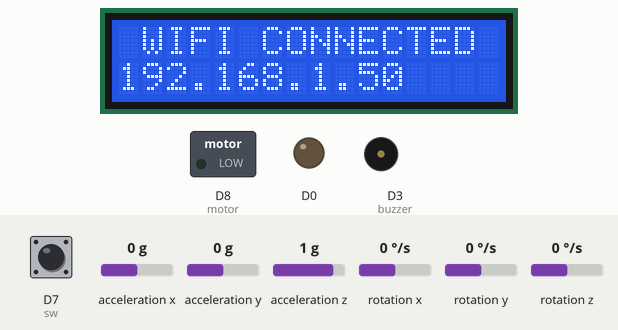
A sketch run on a simulated ESP8266 (NodeMCU). On the bench: 16×2 character LCD, switched loads named in the sketch (green lamp = pin HIGH), output pins drawn as LEDs (lit = HIGH), buzzer (waves = sounding, pin HIGH). Wiring (inferred from the names in the program): MPU-6050 motion sensor at I2C address 0x68. The test bench sets the inputs (shaded band); at power-on: D7 (sw) HIGH, acceleration x 0 g, acceleration y 0 g, acceleration z 1 g, rotation x 0 °/s, rotation y 0 °/s, rotation z 0 °/s. WiFi joins after 1.5 s; servers stay silent unless stated; what the sketch prints to the serial monitor is not drawn.

Above: at 4.3 s.
At 6.4 s:
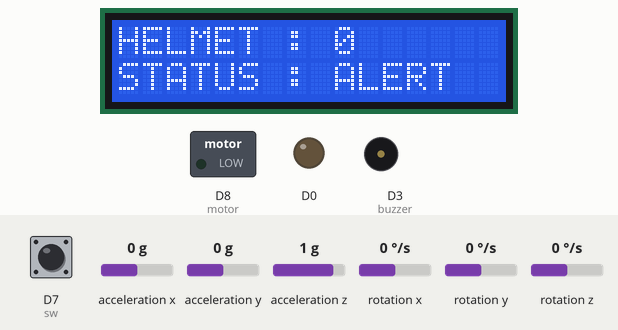
6.5 s: D7 (sw) pulled LOW for 3 s
At 7.6 s:
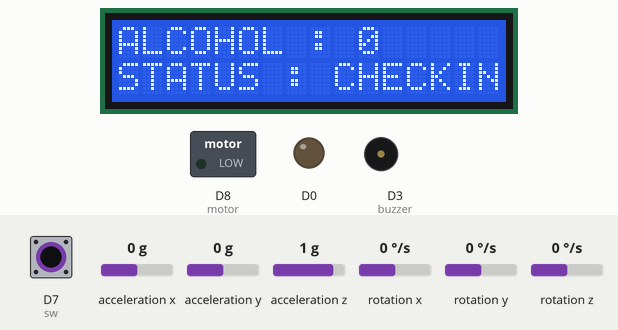
At 11.1 s:
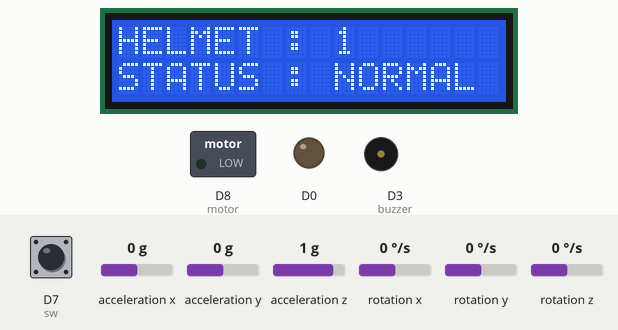
Timing chart, 0 to 22.4 s (numbered marks = the images above; inputs shaded):
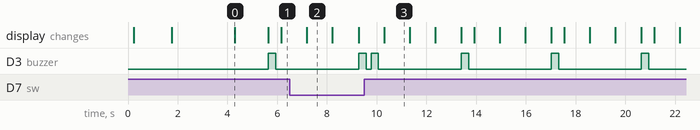

The sketch:

A02_IOT_BASED_SMART_HELMET_WITH_ACCIDENT_DETECTION.ino
```cpp
#define BLYNK_TEMPLATE_ID "TMPL3KcNncHUt"
#define BLYNK_TEMPLATE_NAME "SMART HELMET"
#define BLYNK_AUTH_TOKEN "rn2KW2BzfwRma3yNC5ef8jCAmsWw18p5"

#ifdef ESP32
  #include <WiFi.h>
  #include <BlynkSimpleEsp32.h>
#else
  #include <ESP8266WiFi.h>
  #include <BlynkSimpleEsp8266.h>
#endif

#define BLYNK_PRINT Serial

char auth[] = "rn2KW2BzfwRma3yNC5ef8jCAmsWw18p5";    // authuntifaction id
char ssid[] = "project02";   //wifi name
char pass[] = "project02";   //wifi password

#include <TinyGPS++.h>
TinyGPSPlus gps;
#include<SoftwareSerial.h>
SoftwareSerial gpsSerial(D5,D6);
float latitude,longitude;

#include<LiquidCrystal_I2C.h>
LiquidCrystal_I2C lcd(0x27,16,2);

#include <Wire.h>

// MPU6050 Slave Device Address
const uint8_t MPU6050SlaveAddress = 0x68;

// Select SDA and SCL pins for I2C communication
const uint8_t scl = D1;
const uint8_t sda = D2;

// sensitivity scale factor respective to full scale setting provided in datasheet
const uint16_t AccelScaleFactor = 16384;
const uint16_t GyroScaleFactor = 131;

// MPU6050 few configuration register addresses
const uint8_t MPU6050_REGISTER_SMPLRT_DIV   =  0x19;
const uint8_t MPU6050_REGISTER_USER_CTRL    =  0x6A;
const uint8_t MPU6050_REGISTER_PWR_MGMT_1   =  0x6B;
const uint8_t MPU6050_REGISTER_PWR_MGMT_2   =  0x6C;
const uint8_t MPU6050_REGISTER_CONFIG       =  0x1A;
const uint8_t MPU6050_REGISTER_GYRO_CONFIG  =  0x1B;
const uint8_t MPU6050_REGISTER_ACCEL_CONFIG =  0x1C;
const uint8_t MPU6050_REGISTER_FIFO_EN      =  0x23;
const uint8_t MPU6050_REGISTER_INT_ENABLE   =  0x38;
const uint8_t MPU6050_REGISTER_ACCEL_XOUT_H =  0x3B;
const uint8_t MPU6050_REGISTER_SIGNAL_PATH_RESET  = 0x68;

int16_t AccelX, AccelY, AccelZ, Temperature, GyroX, GyroY, GyroZ;
double Ax, Ay, Az, T, Gx, Gy, Gz;

int a=0;
int b=0;
int c=0;
int d=0;

#define buzzer D3
#define motor D8

#define sw D7
int sw_sense;
String helmet_status="NORMAL";

#define gas A0
int gas_sense;
String gas_status="CHECKING";

String status="CHECKING";

void beep()
{
  digitalWrite(buzzer,HIGH);delay(300);digitalWrite(buzzer,LOW);delay(200);
}
void setup()
{
  Serial.begin(9600);
  gpsSerial.begin(9600);

  lcd.init();
  lcd.backlight();

  pinMode(gas,INPUT);

  pinMode(sw,INPUT_PULLUP);

  pinMode(buzzer,OUTPUT);
  pinMode(motor,OUTPUT);
  digitalWrite(buzzer,LOW);
  digitalWrite(motor,LOW);

  pinMode(D0,OUTPUT);
  digitalWrite(D0,LOW);

  Wire.begin(sda, scl);
  MPU6050_Init();

  lcd.clear();
  lcd.print("   ** READY **  ");
  delay(1500);

  lcd.clear();
  lcd.print("CONNECTING TO...");
  lcd.setCursor(0,1);
  lcd.print(ssid);
  delay(500);

  WiFi.mode(WIFI_STA);
  WiFi.begin(ssid, pass);

  while(WiFi.status() != WL_CONNECTED)
  {
    delay(1000);
    Serial.println("Connecting to WiFi..");
  }
  Serial.println(WiFi.localIP());

  Blynk.config(auth);

  lcd.clear();
  lcd.print(" WIFI CONNECTED ");
  lcd.setCursor(0,1);
  lcd.print(WiFi.localIP());
  delay(1000);
}

void loop()
{
  Blynk.run();

  d=d+1;

  Read_RawValue(MPU6050SlaveAddress, MPU6050_REGISTER_ACCEL_XOUT_H);

  //divide each with their sensitivity scale factor
  Ax = (double)AccelX/AccelScaleFactor;
  Ay = (double)AccelY/AccelScaleFactor;
  Az = (double)AccelZ/AccelScaleFactor;
  T = (double)Temperature/340+36.53; //temperature formula
  Gx = (double)GyroX/GyroScaleFactor;
  Gy = (double)GyroY/GyroScaleFactor;
  Gz = (double)GyroZ/GyroScaleFactor;

  Serial.print("Ax: "); Serial.print(Ax);
  Serial.print(" Ay: "); Serial.print(Ay);
  Serial.print(" Az: "); Serial.print(Az);
  Serial.print(" T: "); Serial.print(T);
  Serial.print(" Gx: "); Serial.print(Gx);
  Serial.print(" Gy: "); Serial.print(Gy);
  Serial.print(" Gz: "); Serial.println(Gz);

  sw_sense=digitalRead(sw);
  sw_sense=1-sw_sense;
  Serial.print("SW : "); Serial.println(sw_sense);

  if(sw_sense==0)
  {
    b=0;
    helmet_alert();
  }
  else
  {
    helmet_normal();
  }

  if(d==20)
  {
    d=0;
    Blynk.virtualWrite(V0,gas_sense);
  }

  if(c==2)
  {
    Blynk.logEvent("helmet_alert");
  }

  if(b==2)
  {
    Blynk.logEvent("alcohol_alert");
    Blynk.virtualWrite(V0,gas_sense);
  }
  Serial.print("B : ");Serial.println(b);

  if(a==1)
  {
    Blynk.logEvent("fall_alert");
    Blynk.virtualWrite(V0,gas_sense);
  }

  lcd.clear();
  lcd.print("HELMET : ");lcd.print(sw_sense);
  lcd.setCursor(0,1);
  lcd.print("STATUS : ");lcd.print(helmet_status);
  digitalWrite(D0,LOW);delay(300);digitalWrite(D0,LOW);delay(200);
  digitalWrite(D0,LOW);delay(300);digitalWrite(D0,LOW);delay(200);
  lcd.clear();
  lcd.print("ALCOHOL : ");lcd.print(gas_sense);
  lcd.setCursor(0,1);
  lcd.print("STATUS : ");lcd.print(gas_status);
  digitalWrite(D0,LOW);delay(300);digitalWrite(D0,LOW);delay(200);
  digitalWrite(D0,LOW);delay(300);digitalWrite(D0,LOW);delay(200);
  lcd.clear();
  lcd.print("TEMP : ");lcd.print(T-10);
  lcd.setCursor(0,1);
  lcd.print("STATUS : ");lcd.print(status);
  digitalWrite(D0,LOW);delay(300);digitalWrite(D0,LOW);delay(200);
  digitalWrite(D0,LOW);delay(300);digitalWrite(D0,LOW);delay(200);
}
void helmet_alert()
{
  helmet_status="ALERT";

  c=c+1;
  if(c>=10)
  {
    c=10;
  }

  digitalWrite(motor,LOW);

  lcd.clear();
  lcd.print(" *** ALERT *** ");
  lcd.setCursor(0,1);
  lcd.print("  WEAR HELMET  ");
  beep();
}
void helmet_normal()
{
  helmet_status="NORMAL";
  c=0;
  alcohol_loop();
}
void alcohol_loop()
{
  gas_sense=analogRead(gas);
  gas_sense=map(gas_sense,0,1023,0,100);
  Serial.print("GAS : "); Serial.println(gas_sense);

  if(gas_sense >= 35)
  {
    status="ALERT";
    gas_status="ALERT";
    digitalWrite(motor,LOW);

    lcd.clear();
    lcd.print(" *** ALERT *** ");
    lcd.setCursor(0,1);
    lcd.print("ALCOHOL DETECTED");
    beep();
    beep();

    b=b+1;

    if(b>=10)
    {
      b=10;
    }
  }
  else
  {
    gas_status="NORMAL";
    b=0;
    accident_loop();
  }
}
void location_data()
{
  if(gpsSerial.available() > 0)
  {
    if (gps.encode(gpsSerial.read()))
    {
      if (gps.location.isValid())
      {
        latitude = gps.location.lat();
        longitude = gps.location.lng();
      }
    }
  }
}
void I2C_Write(uint8_t deviceAddress, uint8_t regAddress, uint8_t data){
  Wire.beginTransmission(deviceAddress);
  Wire.write(regAddress);
  Wire.write(data);
  Wire.endTransmission();
}

// read all 14 register
void Read_RawValue(uint8_t deviceAddress, uint8_t regAddress){
  Wire.beginTransmission(deviceAddress);
  Wire.write(regAddress);
  Wire.endTransmission();
  Wire.requestFrom(deviceAddress, (uint8_t)14);
  AccelX = (((int16_t)Wire.read()<<8) | Wire.read());
  AccelY = (((int16_t)Wire.read()<<8) | Wire.read());
  AccelZ = (((int16_t)Wire.read()<<8) | Wire.read());
  Temperature = (((int16_t)Wire.read()<<8) | Wire.read());
  GyroX = (((int16_t)Wire.read()<<8) | Wire.read());
  GyroY = (((int16_t)Wire.read()<<8) | Wire.read());
  GyroZ = (((int16_t)Wire.read()<<8) | Wire.read());
}

//configure MPU6050
void MPU6050_Init(){
  delay(150);
  I2C_Write(MPU6050SlaveAddress, MPU6050_REGISTER_SMPLRT_DIV, 0x07);
  I2C_Write(MPU6050SlaveAddress, MPU6050_REGISTER_PWR_MGMT_1, 0x01);
  I2C_Write(MPU6050SlaveAddress, MPU6050_REGISTER_PWR_MGMT_2, 0x00);
  I2C_Write(MPU6050SlaveAddress, MPU6050_REGISTER_CONFIG, 0x00);
  I2C_Write(MPU6050SlaveAddress, MPU6050_REGISTER_GYRO_CONFIG, 0x00);//set +/-250 degree/second full scale
  I2C_Write(MPU6050SlaveAddress, MPU6050_REGISTER_ACCEL_CONFIG, 0x00);// set +/- 2g full scale
  I2C_Write(MPU6050SlaveAddress, MPU6050_REGISTER_FIFO_EN, 0x00);
  I2C_Write(MPU6050SlaveAddress, MPU6050_REGISTER_INT_ENABLE, 0x01);
  I2C_Write(MPU6050SlaveAddress, MPU6050_REGISTER_SIGNAL_PATH_RESET, 0x00);
  I2C_Write(MPU6050SlaveAddress, MPU6050_REGISTER_USER_CTRL, 0x00);
}
void accident_loop()
{
  if(Ax >= 0.55  || Ax <= -0.55 || Ay >= 0.55 || Ay <= -0.55)
  {
    status="ALERT";
    a=a+1;

    if(a>=10)
    {
      a=10;
    }
    Serial.println("ALERT");
    digitalWrite(buzzer,HIGH);
    digitalWrite(motor,LOW);

    lcd.clear();
    lcd.print(" *** ALERT *** ");
    lcd.setCursor(0,1);
    lcd.print("ACCIDENT DETECTED");
    delay(1000);
  }
  else
  {
    status="NORMAL";
    a=0;
    Serial.println("NORMAL");
    digitalWrite(buzzer,LOW);
    digitalWrite(motor,HIGH);
  }
}
```

Measured:
- after the input at 6.5 s, the display: first differs from a run without the input after 2.8 s (image 3 shows a later state)
- what the display in image 0 shows lasts 1.3 s, from 4.3 s to 5.6 s
- what the display in image 2 shows lasts 1.0 s, from 7.2 s to 8.2 s
